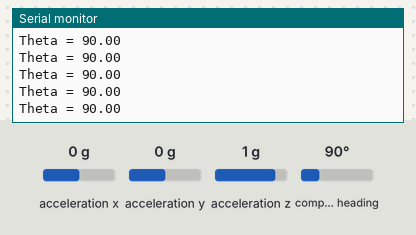
This sketch was run on a simulated Arduino Mega 2560, built with avr-gcc and run on an emulated ATmega2560. Parts: the last lines printed to the serial monitor. The test bench sets the inputs (shaded band); at power-on: compass heading 90°, acceleration x 0 g, acceleration y 0 g, acceleration z 1 g.

Above: at 2.7 s.
2.8 s: compass heading set to 7°
At 2.94 s:
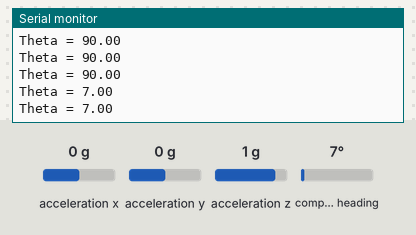
5.8 s: compass heading set to 180°
At 5.8 s:
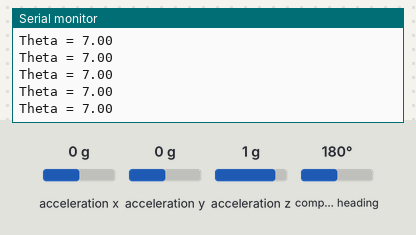
Timing chart, 0 to 8.8 s (numbered marks = the images above; inputs shaded):
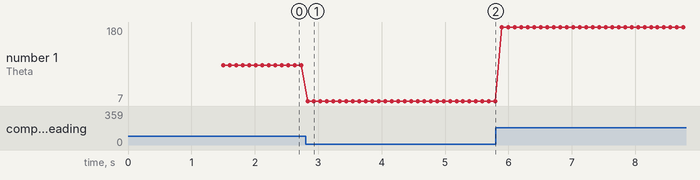

The sketch:

IMU_Test.ino
```cpp
/*********************************************************
                           ARDUINO MEGA
                        RECYLINATOR III
                        IMU Sensor Test
                        19 November 2021

  Tests the IMU.  Sends the yaw angle to the serial monitor.
  Angle is positive CW from 0 to 360 deg.
  Angle is zero at start-up.
**********************************************************/


#include <Wire.h>
#include <Adafruit_Sensor.h>
#include <Adafruit_BNO055.h>
#include <utility/imumaths.h>

Adafruit_BNO055 bno = Adafruit_BNO055(55);

void setup() {
  Serial.begin(9600);

// Initialize the IMU
if(!bno.begin())  {
      //There was a problem detecting the BNO055 .. check connections
      Serial.print("Ooops, no BNO055 detected ..  Check wiring or I2C address");
      while(1);
  }
  delay(1000);
  bno.setExtCrystalUse(true);
  delay(500);
}

void loop() {
    IMU();
}
```

IMU.ino
```cpp
void IMU() {
// Get a new sensor event
  sensors_event_t event;
  bno.getEvent(&event);

  // Display the floating point data
  Serial.print("Theta = ");
  Serial.println(event.orientation.x, 2);

  delay(100);
}
```

Measured:
- after the input at 2.8 s, the serial monitor: prints a new line at once (image 1)
- plotted number 1: 90 → 7 after the input at 2.8 s, 7 → 180 after the input at 5.8 s
